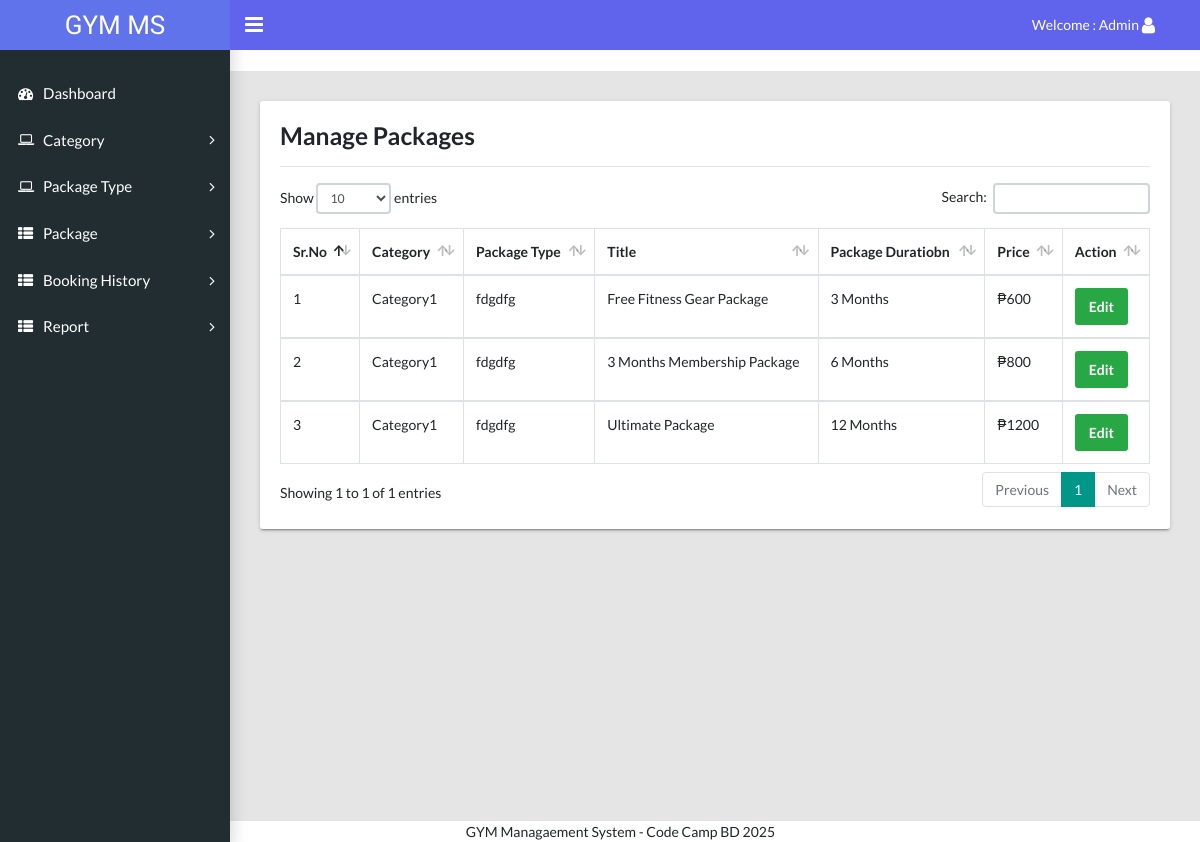
Page /admin/manage-post.php (signed in) on the committed database.
### tables this page shows
CREATE TABLE `tbladdpackage` (
  `id` int(11) NOT NULL,
  `category` varchar(45) DEFAULT NULL,
  `titlename` varchar(450) DEFAULT NULL,
  `PackageType` varchar(45) DEFAULT NULL,
  `PackageDuratiobn` varchar(45) DEFAULT NULL,
  `Price` varchar(45) DEFAULT NULL,
  `uploadphoto` varchar(450) DEFAULT NULL,
  `Description` varchar(450) DEFAULT NULL,
  `create_date` timestamp NULL DEFAULT current_timestamp()
);

CREATE TABLE `tblcategory` (
  `id` int(11) NOT NULL,
  `category_name` varchar(45) DEFAULT NULL,
  `status` varchar(45) DEFAULT '0'
);

CREATE TABLE `tblpackage` (
  `id` int(11) NOT NULL,
  `cate_id` varchar(45) DEFAULT NULL,
  `PackageName` varchar(45) DEFAULT NULL
);

### admin/manage-post.php (the view, shortened to what this page needs)
<?php session_start();
if (strlen($_SESSION['adminid']==0)) {
  header('location:logout.php');
  } else{
?>
<!DOCTYPE html>
<html lang="en">
  <head>
    <link rel="stylesheet" type="text/css" href="css/main.css">
    <link rel="stylesheet" type="text/css" href="https://maxcdn.bootstrapcdn.com/font-awesome/4.7.0/css/font-awesome.min.css">
  </head>
  <body class="app sidebar-mini rtl">
 <?php include 'include/header.php'; ?>
     <?php include 'include/sidebar.php'; ?>
      <marquee onMouseOver="this.stop()" style="color: #e92f33;" onMouseOut="this.start()"> <a target="_blank" href="https://www.youtube.com/@codecampbdofficial"></a> </marquee>
    <main class="app-content">
      <div class="row">
        <div class="col-md-12">
          <div class="tile">
            <div class="tile-body">
               <h3>Manage Packages</h3>
              <hr />
              <table class="table table-hover table-bordered" id="sampleTable">
                <thead>
                  <tr>
                    <th>Sr.No</th>
                    <th>Category</th>
                    <th>Package Type</th>
                    <th>Title</th>
                    <th>Package Duratiobn</th>
                    <th>Price</th>
                    <th>Action</th>
                  </tr>
                </thead>
                   <?php
                   include  'include/config.php';
                  $sql="SELECT t1.id as packageid,t2.*,t3.*,t1.* FROM tbladdpackage as t1
                    join tblcategory as t2
                    on t1.category=t2.id
                    join tblpackage as t3
                    on t1.PackageType=t3.id";
                  $query= $dbh->prepare($sql);
                  $query-> execute();
                  $results = $query -> fetchAll(PDO::FETCH_OBJ);
                  $cnt=1;
                  if($query -> rowCount() > 0)
                  {
                  foreach($results as $result)
                  {
                  ?>
                <tbody>
                  <tr>
                    <td><?php echo($cnt);?></td>
                    <td><?php echo htmlentities($result->category_name);?></td>
                  <td><?php echo htmlentities($result->PackageName);?></td>
                  <td><?php echo htmlentities($result->titlename);?></td>
                  <td><?php echo htmlentities($result->PackageDuratiobn);?></td>
                  <td><?php echo htmlentities($result->Price);?></td>
                  <td>
                   <a href="edit-post.php?pid=<?php echo htmlentities($result->packageid);?>"><span class="btn btn-success">Edit</span></td>
                  </tr>
                </tbody>
                 <?php  $cnt=$cnt+1; } } ?>
              </table>
            </div>
          </div>
        </div>
      </div>
    </main>
    <?php include_once 'include/footer.php' ?>
  </body>
</html>
<?php } ?>

### rows in the picture
tbladdpackage: tblcategory.category_name "Category1", tblpackage.PackageName "fdgdfg", titlename "Free Fitness Gear Package", PackageDuratiobn "3 Months", Price "₱600"
tbladdpackage: tblcategory.category_name "Category1", tblpackage.PackageName "fdgdfg", titlename "3 Months Membership Package", PackageDuratiobn "6 Months", Price "₱800"
tbladdpackage: tblcategory.category_name "Category1", tblpackage.PackageName "fdgdfg", titlename "Ultimate Package", PackageDuratiobn "12 Months", Price "₱1200"
